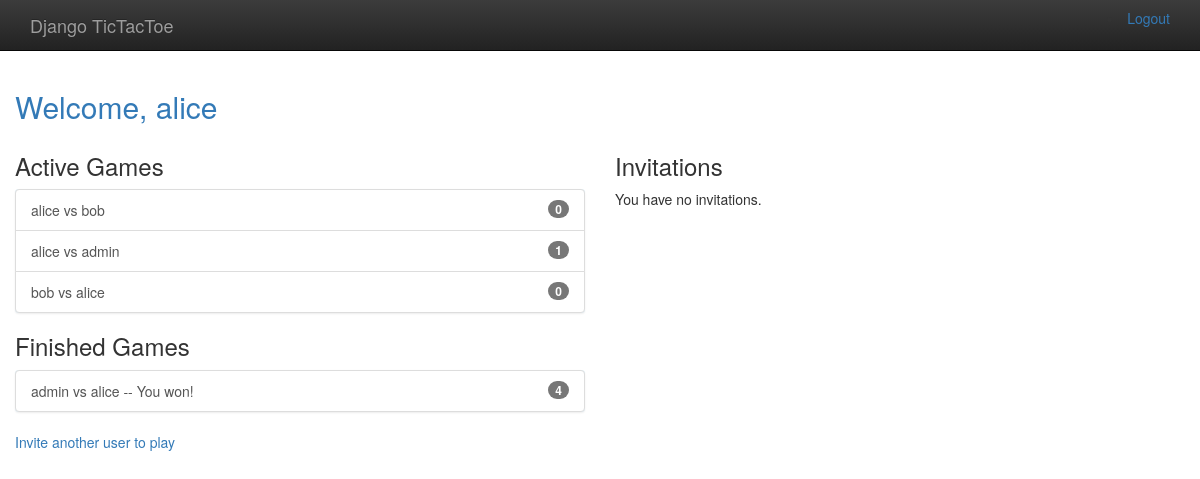
/player/home (signed in), run on the app's committed database.
### gameplay/models.py (models this page shows, shortened)
class Game(models.Model):
    first_player = models.ForeignKey(User, related_name="games_first_player", on_delete=models.CASCADE)
    second_player = models.ForeignKey(User, related_name="games_second_player", on_delete=models.CASCADE)
    start_time = models.DateTimeField(auto_now_add=True)
    last_active = models.DateTimeField(auto_now_add=True)
    status = models.CharField(max_length=1, default=FIRST_PLAYER_TO_MOVE, choices=GAME_STATUS_CHOICES)
    objects = GamesQuerySet.as_manager()
    def get_absolute_url(self):
        return reverse('gameplay_detail', args=[self.id])
    def __str__(self):
        return "{0} vs {1}".format(self.first_player, self.second_player)

### player/views.py (the view)
# urls.py: path('home', home, name='player_home'),
@login_required()
def home(request):
    my_games = Game.objects.games_for_user(request.user)
    active_games = my_games.active()
    finished_games = my_games.difference(active_games)
    invitations = request.user.invitations_received.all()
    context = {
        'active_games': active_games,
        'finished_games': finished_games,
        'invitations': invitations,
    }
    return render(request, "player/home.html", context)

### gameplay/models.py (called while the page is built)
    def games_for_user(self, user):
        return self.filter(
            Q(first_player=user) | Q(second_player=user)
        )

    def active(self):
        return self.filter(Q(status=FIRST_PLAYER_TO_MOVE) | Q(status=SECOND_PLAYER_TO_MOVE))

### templates/player/home.html
{% extends 'base.html' %}
{% block content %}
    <h2 class="text-primary">Welcome, {{ user.username }}</h2>
    <div class="row">
        <div class="col-md-6">
            <h3>Active Games</h3>
            {% include "player/game_list_snippet.html" with games_list=active_games %}
            <h3>Finished Games</h3>
            {% include "player/game_list_snippet.html" with games_list=finished_games %}
        </div>
        <div class="col-md-6">
            <h3>Invitations</h3>
            {% if invitations %}
                <div class="list-group">
                    {% for inv in invitations %}
                        <a class="list-group-item" href="{% url 'player_accept_invitation' id=inv.id %}">
                            {{ inv.from_user.username }} has invited to a game.
                        </a>
                    {% endfor %}
                </div>
            {% else %}
                <p>You have no invitations.</p>
            {% endif %}
        </div>
    </div>
    <a href="{% url 'player_new_invitation' %}">
        Invite another user to play
    </a>
{% endblock %}

### templates/player/game_list_snippet.html
{% if games_list %}
    <div class="list-group bg-info">
        {% for game in games_list %}
            <a class="list-group-item" href="{{ game.get_absolute_url }}">
            {{ game }}
            {% if game.status not in 'FS' %}
                {% if game.status == 'D' %}
                    -- Draw
                {% elif game.status == 'W' and user == game.first_player %}
                    -- You won!
                {% elif game.status == 'L' and user == game.second_player %}
                    -- You won!
                {% else %}
                    -- You lost
                {% endif %}
            {% endif %}
            <span class="badge">{{ game.move_set.count }}</span>
            </a>
        {% endfor %}
    </div>
{% else %}
    <p>There is no games list</p>
{% endif %}

### templates/base.html (style rules this page uses)
body { padding-top: 70px; padding-bottom: 20px; }

### data on the page
Game: first_player+second_player "alice vs bob", move_set.count "0"
Game: first_player+second_player "alice vs admin", move_set.count "1"
Game: first_player+second_player "bob vs alice", move_set.count "0"
Game: first_player+second_player "admin vs alice", status "-- You won!", move_set.count "4"

### other printed values
{{ user.username }} "alice"
